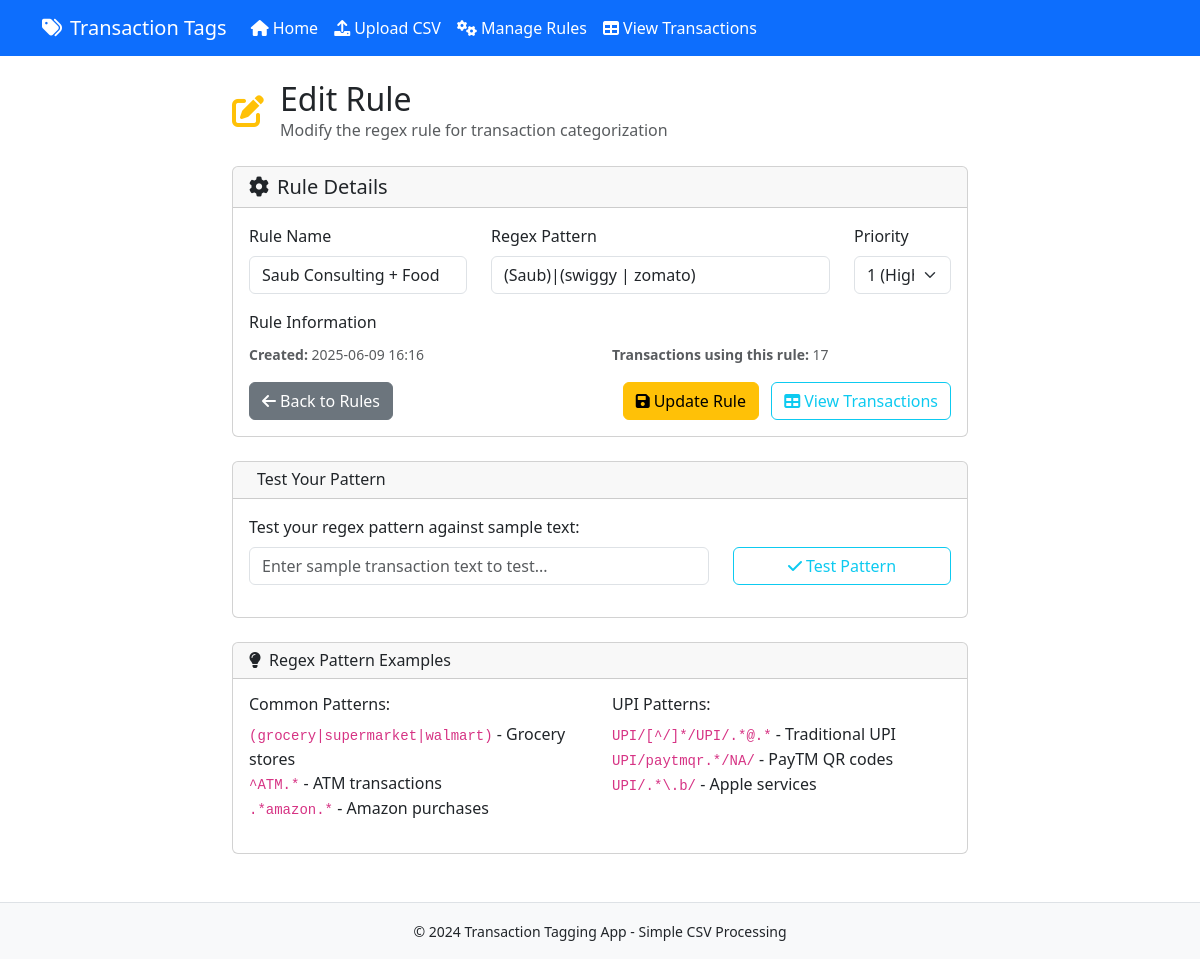
Screenshot of /rules/edit/71 with the database file from the repository.
### models.py (models this page shows, shortened)
class Rule(db.Model):
    id = db.Column(db.Integer, primary_key=True)
    name = db.Column(db.String(100), nullable=False, unique=True)
    regex_pattern = db.Column(db.Text, nullable=False)
    priority = db.Column(db.Integer, nullable=False, default=5)
    created_at = db.Column(db.DateTime, default=datetime.utcnow)

### routes.py (the view, shortened to what this page needs)
@app.route('/rules/edit/<int:rule_id>', methods=['GET', 'POST'])
def edit_rule(rule_id):
    rule = Rule.query.get_or_404(rule_id)
    return render_template('edit_rule.html', rule=rule)

### templates/edit_rule.html (shortened to what this page needs)
{% extends "base.html" %}
{% block content %}
<div class="row">
    <div class="col-md-8 offset-md-2">
        <div class="d-flex align-items-center mb-4">
            <i class="fas fa-edit fa-2x text-warning me-3"></i>
            <div>
                <h2 class="mb-0">Edit Rule</h2>
                <p class="text-muted mb-0">Modify the regex rule for transaction categorization</p>
            </div>
        </div>
        <div class="card">
            <div class="card-header">
                <h5 class="mb-0"><i class="fas fa-cog me-2"></i>Rule Details</h5>
            </div>
            <div class="card-body">
                <form method="POST">
                    <div class="row">
                        <div class="col-md-4 mb-3">
                            <label for="name" class="form-label">Rule Name</label>
                            <input type="text" class="form-control" id="name" name="name"
                                   value="{{ rule.name }}" placeholder="e.g., Grocery Stores" required maxlength="100">
                        </div>
                        <div class="col-md-6 mb-3">
                            <label for="regex_pattern" class="form-label">Regex Pattern</label>
                            <input type="text" class="form-control" id="regex_pattern" name="regex_pattern"
                                   value="{{ rule.regex_pattern }}" placeholder="e.g., (grocery|supermarket|walmart)" required>
                        </div>
                        <div class="col-md-2 mb-3">
                            <label for="priority" class="form-label">Priority</label>
                            <select class="form-select" id="priority" name="priority" required>
                                <option value="1" {% if rule.priority == 1 %}selected{% endif %}>1 (Highest)</option>
                            </select>
                        </div>
                    </div>
                    <div class="mb-3">
                        <label class="form-label">Rule Information</label>
                        <div class="row">
                            <div class="col-md-6">
                                <small class="text-muted">
                                    <strong>Created:</strong> {{ rule.created_at.strftime('%Y-%m-%d %H:%M') }}
                                </small>
                            </div>
                            <div class="col-md-6">
                                <small class="text-muted">
                                    <strong>Transactions using this rule:</strong> {{ rule.transactions|length }}
                                </small>
                            </div>
                        </div>
                    </div>
                    <div class="d-grid gap-2 d-md-flex justify-content-md-between">
                        <a href="{{ url_for('manage_rules') }}" class="btn btn-secondary">
                            <i class="fas fa-arrow-left me-1"></i>Back to Rules
                        </a>
                        <div>
                            <button type="submit" class="btn btn-warning me-2">
                                <i class="fas fa-save me-1"></i>Update Rule
                            </button>
                            <a href="{{ url_for('view_transactions') }}" class="btn btn-outline-info">
                                <i class="fas fa-table me-1"></i>View Transactions
                            </a>
                        </div>
                    </div>
                </form>
            </div>
        </div>
        <div class="card mt-4">
            <div class="card-header">
                <h6 class="mb-0">Test Your Pattern</h6>
            </div>
            <div class="card-body">
                <p class="mb-2">Test your regex pattern against sample text:</p>
                <div class="row">
                    <div class="col-md-8">
                        <input type="text" class="form-control" id="test-text"
                               placeholder="Enter sample transaction text to test...">
                    </div>
                    <div class="col-md-4">
                        <button type="button" class="btn btn-outline-info w-100" onclick="testPattern()">
                            <i class="fas fa-check me-1"></i>Test Pattern
                        </button>
                    </div>
                </div>
            </div>
        </div>
        <div class="card mt-4">
            <div class="card-header">
                <h6 class="mb-0"><i class="fas fa-lightbulb me-2"></i>Regex Pattern Examples</h6>
            </div>
            <div class="card-body">
                <div class="row">
                    <div class="col-md-6">
                        <h6>Common Patterns:</h6>
                        <ul class="list-unstyled">
                            <li><code>(grocery|supermarket|walmart)</code> - Grocery stores</li>
                            <li><code>^ATM.*</code> - ATM transactions</li>
                            <li><code>.*amazon.*</code> - Amazon purchases</li>
                        </ul>
                    </div>
                    <div class="col-md-6">
                        <h6>UPI Patterns:</h6>
                        <ul class="list-unstyled">
                            <li><code>UPI/[^/]*/UPI/.*@.*</code> - Traditional UPI</li>
                            <li><code>UPI/paytmqr.*/NA/</code> - PayTM QR codes</li>
                            <li><code>UPI/.*\.b/</code> - Apple services</li>
                        </ul>
                    </div>
                </div>
            </div>
        </div>
    </div>
</div>
{% endblock %}

### rows the page displays
Rule: name "Saub Consulting + Food", regex_pattern "(Saub)|(swiggy | zomato)", priority "1 (Highest)", created_at "2025-06-09 16:16"

### other values shown
{{ rule.transactions|length }} "17"
